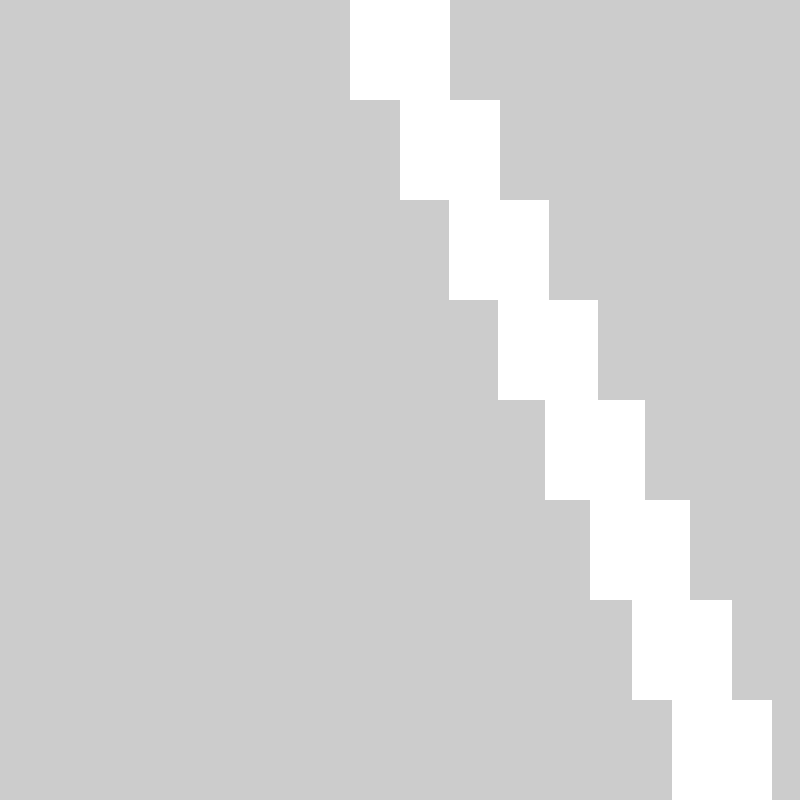
Frame 1 (no input)
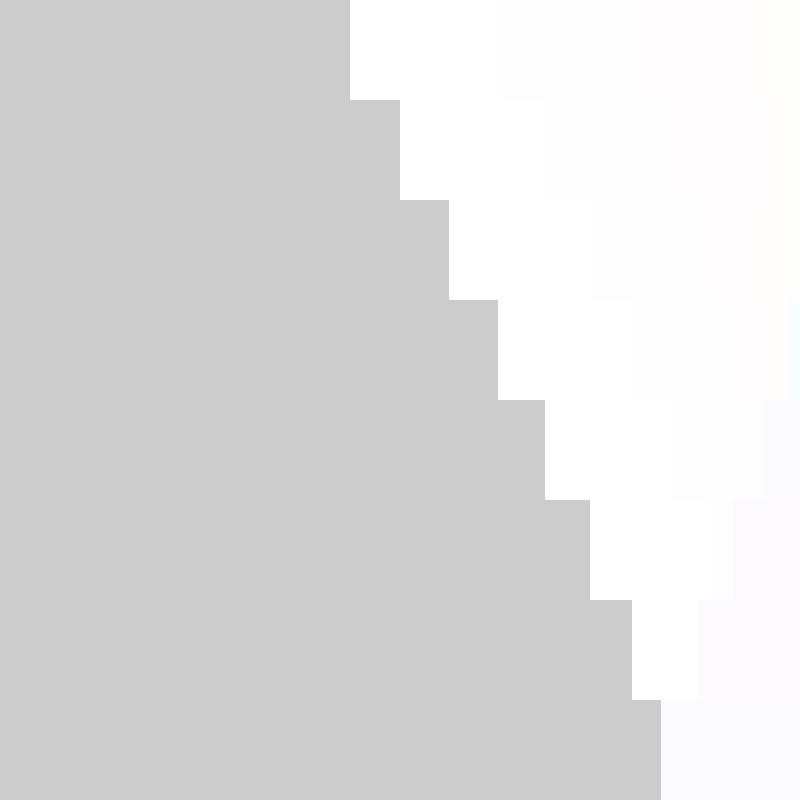
Frame 60 (the mouse pressed at the canvas centre just before this capture)
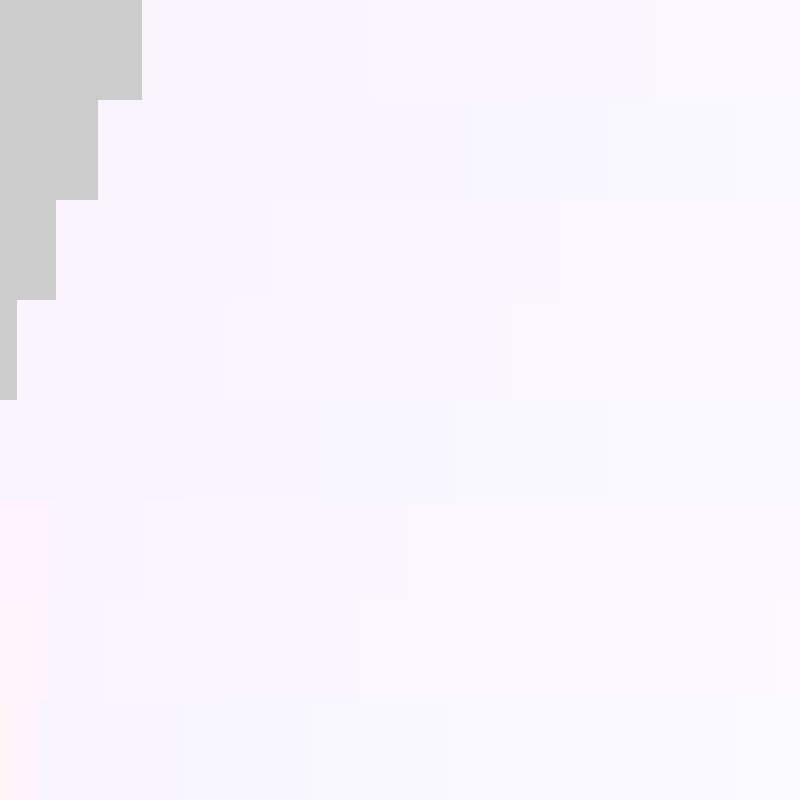
Frame 120 (the mouse held since frame 60 and released just before this capture)

The Processing sketch that drew these frames (run headless with seeded random() and noise(); from frame 60 on, the mouse is pressed at the canvas centre):

// Processing sketch: Rectangular_Swipe_loading_screen
// ── Rectangular_Swipe_loading_screen.pde
float angle = 0;
int hue = 0;
ColoredRow row1 = new ColoredRow(10, 10,100, 800, 0.0);
ArrayList<ColoredRow> rows = new ArrayList<ColoredRow>();
void setup() {
  size(800, 800);
  colorMode(HSB, 255);
  noStroke();
  //frameRate(10);
  for (int i = 0; i < 8; i ++ ) {
    rows.add(new ColoredRow(0,i*100,100,800, (float)i * 0.1));
  }
}



  void draw() {
    // get 4
    // draw squares to fill the screen
    //row1.draw();
    for(ColoredRow row : rows) {
      row.draw();
    }
  }
// ── coloredRow.pde
class ColoredRow {
 float hue;
 float sat;
 int distance;
 int size;
 float angle;
 float phase;
 float speed;
 int x = 0;
 int y = 0;
 
 ColoredRow(int xx, int yy, int ssize, int ddistance, float pphase) {
   x = xx;
   y = yy;
   size = ssize;
   distance = ddistance;
   phase = pphase;
   speed = 0.1;
   sat= 0;

 }
   
   
 
 void draw() {
    
  int xx = round(sin(angle+phase) * (width/2+(size)) + width/2 );
  if(xx < 3 || xx > width-3 ) {
    hue = ((hue + 10)%256);
    //sat = ((sat+ 10)%256);
  }
  fill(color((int)hue,(int)sat,255));
  hue = hue+0.1 % 256;
  sat = sat+0.1%256;
  
  
  angle += 0.03;
  rectMode(CENTER);
  rect(xx,y+size/2,size,size);
 }
  
  
}
